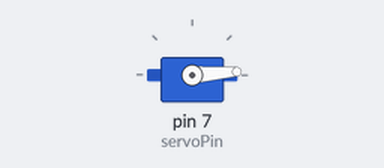
The sketch below on a simulated Arduino Uno, built with avr-gcc and run on an emulated ATmega328P. Parts: servo. Wiring (inferred from the names in the program): servo: signal pin 7. Servo pulses on a pin are drawn as a servo (544–2400 µs = 0–180°).

Above: at 0.05 s.
At 1.0 s:
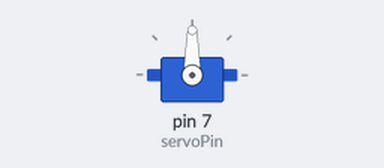
At 2.0 s:
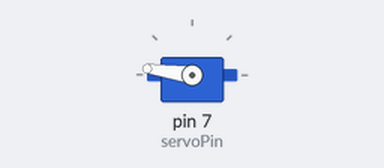
At 3.95 s:
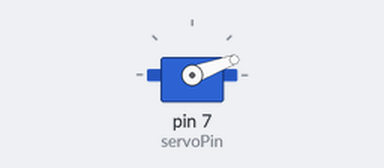
Timing chart, 0 to 5.4 s (numbered marks = the images above):
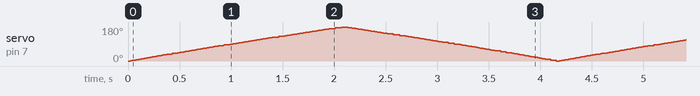

The sketch:

control_servo_directly_without_servo_library.ino
```cpp
// (licence header left out)
const int servoPin = 7;    // the pin number (no PWM) of the servo.
const long delayTime = 10; // servo movement delay time in millis.

int myAngle = 0;    // angle of the servo (roughly in degrees) 0-180.
int pulseWidth = 0; // angle to microseconds.

// startup point entry (runs once).
void setup() {
  // set servo pin as output.
  pinMode(servoPin, OUTPUT);
}

// loop the main sketch.
void loop()
{
  // cycle through every angle (rotate the servo 180 slowly).
  for (myAngle = 0; myAngle <= 180; myAngle++) {
    servoPulse(servoPin, myAngle);
  }

  // cycle through every angle (rotate the servo 180 slowly).
  for (myAngle = 180; myAngle >= 0; myAngle--) {
    servoPulse(servoPin, myAngle);
  }
}

// move the servo.
void servoPulse(int servoPin, int myAngle) {
  pulseWidth = (myAngle * 11) + 500; // converts angle to microseconds.
  digitalWrite(servoPin, HIGH);      // set servo high.
  delayMicroseconds(pulseWidth);     // wait a very small amount.
  digitalWrite(servoPin, LOW);       // set servo low.
  delay(delayTime);                  // refresh cycle of typical servos.
}
```
